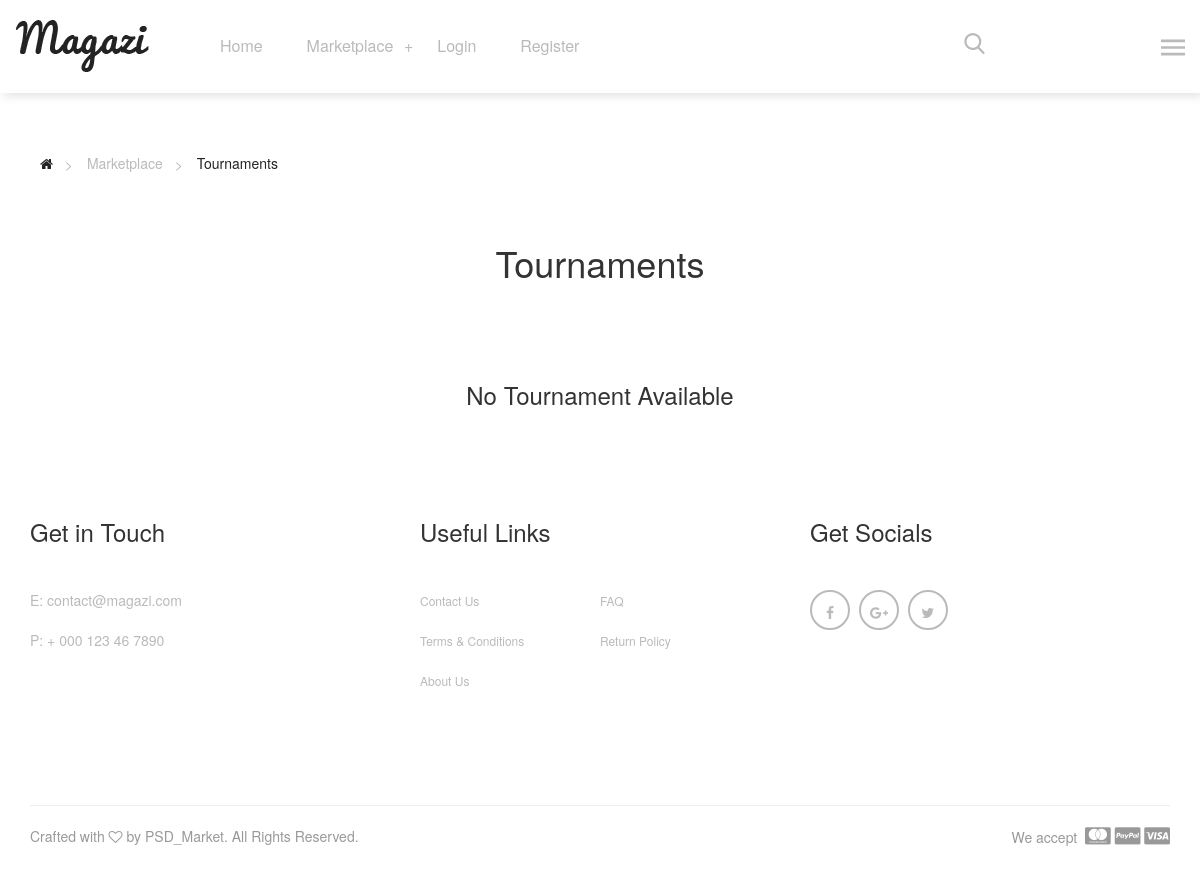
The page /tournaments on the database as committed earlier.
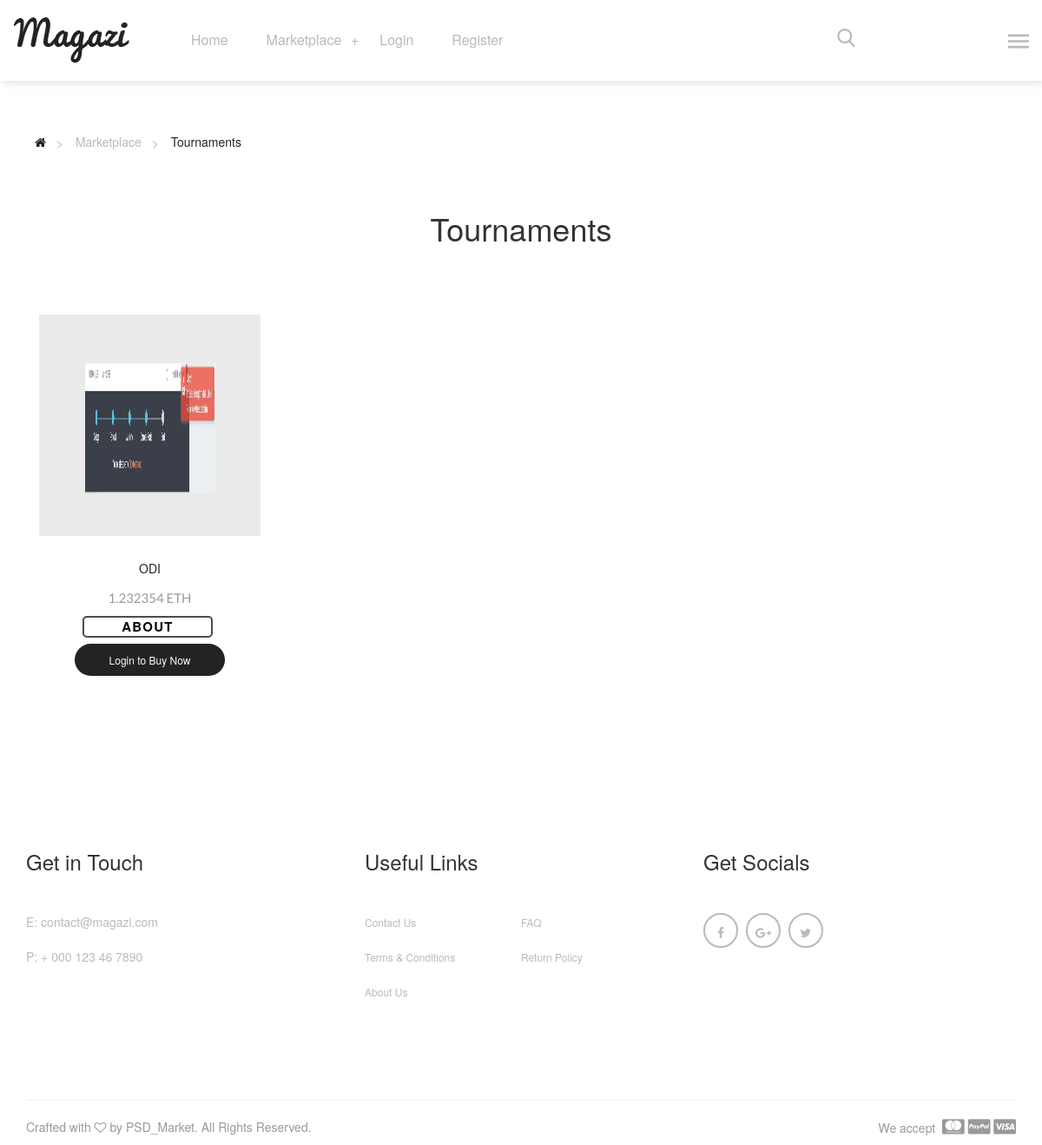
The same page on the database as committed later.
### website/models.py (models this page shows, shortened)
class Card(models.Model):
    name = models.CharField(max_length=100, null=False)
    description = models.TextField(max_length=3000)
    transactions = 0
    owner = models.ForeignKey(User, models.SET_NULL, blank=True, null=True)
    last_bid = models.FloatField(default=0)
    eth_id = models.IntegerField(null=True, blank=True, editable=False)
    image = models.ImageField(null=True, blank=True)
    icc_ranking = models.IntegerField(blank=True, null=True)
    country = models.CharField(max_length=100, null=True, blank=True)
    ipl_team = models.CharField(max_length=100, null=True, blank=True)
    CARD_TYPES = (
        ("Player", 'Player'),
        ("Owner", 'Owner'),
        ("Tournament", 'Tournament'),
        ("Board", 'Board'),
        ("Country", 'Country'),
        ("ICC", 'ICC'),
    )
    card_type = models.CharField(
        max_length=11,
        choices=CARD_TYPES,
        default="Player"
    )

### website/views.py (the view)
# urls.py: path('tournaments', views.marketplace_tournaments, name='tournaments'),
def marketplace_tournaments(request):
    all_tournaments = Card.objects.all().filter(card_type=text_s[2])
    return render(request, 'website/marketplace.html',
                  {'items': all_tournaments, 'text_s': text_s[2], 'text_p': text_p[2]})

### website/context_processors.py (called while the page is built)
def marketplace_items_context(request):
    return {
        'marketplace_items': marketplace_item_list,
        'multiplier': multiplier,
    }

### website/templatetags/custom_tags.py (called while the page is built)
@register.filter
def multiply(qty, unit_price):
    return float(qty) * float(unit_price)

### website/templates/website/marketplace.html (shortened to what this page needs)
{% extends 'website/base.html' %}
{% load staticfiles %}
{% load custom_tags %}
{% block content %}
    <main>
        <div class="magazi-pages-links margin-bottom-50">
            <div class="container">
                <ul>
                    <li><a href="#" title=""><i class="fa fa-home"></i></a></li>
                    <li><span>Marketplace</span></li>
                    <li><a href="{% url text_p|lower %}" title="">{{ text_p }}</a></li>
                </ul>
            </div>
        </div>
        <div class="magazi-section-title text-center margin-top-60 margin-bottom-70">
            <div class="container">
                <div class="row">
                    <div class="col-xs-12">
                        <h1>{{ text_p }}</h1>
                    </div>
                </div>
            </div>
        </div>
        <div class="magazi-list-view">
            <div class="container">
                <div class="tab-content">
                    <div class="tab-pane fade in active" id="colmnlist">
                        <div class="magazi-main-prodcts text-center">
                        {% if items %}
                            {% for item in items %}
                                <div class="col-md-3 col-sm-6 col-xs-6 full-wdth">
                                    <div class="magazi-product-inner margin-bottom-80">
                                        {% if item.image %}
                                            <div class="magazi-product-thumb">
                                                <img width="150" height="150" src="{{ item.image.url }}" alt="product-8">
                                                <a href="#" class="magazi-overlay"></a>
                                            </div>
                                        {% endif %}
                                        <div class="magazi-product-detail">
                                            <h1>
                                                <a href="#">{{ item.name }}</a>
                                            </h1>
                                            <p>
                                                <span>{{ item.last_bid }} ETH</span>
                                            </p>
                                            <div class="buy">
                                                <a style="list-style-type: none; color: black;" href="{% url text_s|lower item_id=item.id %}"><span>About</span></a>
                                            </div>
                                            {% if user.is_authenticated %}
                                                <div class="buy" id="buy_now{{ item.id }}">
                                                    <span style="color:#000;">Buy Now!</span>
                                                </div>
                                            {% else %}
                                                <a href="{% url 'login' %}" title="" class="adding-cart">Login to Buy Now</a>
                                            {% endif %}
                                        </div>
                                    </div>
                                </div>
                            {% endfor %}
                        {% else %}
                            <h3>No {{ text_s }} Available</h3>
                        {% endif %}
                        </div>
                    </div>
                </div>
            </div>
        </div>
    </main>
{% endblock %}

### website/templates/website/base.html (shortened to what this page needs)
{% load staticfiles %}
<!DOCTYPE html>
<html lang="en">
<head>
    <link rel="stylesheet" type="text/css" href="{% static "website/revolution/css/settings.css" %}">
    <link rel="stylesheet" type="text/css" href="{% static "website/revolution/css/navigation.css" %}">
    <link rel="stylesheet" type="text/css" href="{% static "website/assets/css/main.css" %}">
    <link rel="stylesheet" type="text/css" href="{% static "website/assets/css/bootstrap.min.css" %}">
    <link rel="stylesheet" type="text/css" href="{% static "website/assets/lib/slick/slick.css" %}">
    <link rel="stylesheet" type="text/css" href="{% static "website/assets/lib/slick/slick-theme.css" %}">
    <link rel="stylesheet" type="text/css" href="{% static "website/assets/css/responsive.css" %}">
    <link rel="stylesheet" type="text/css" href="https://maxcdn.bootstrapcdn.com/font-awesome/4.7.0/css/font-awesome.min.css">
</head>
<body data-spy="scroll" data-target="#main-nav" id="page-top">
    <header id="header" class="style1">
        <div class="header-bar">
            <div class="container-fluid">
                <div class="row">
                    <div class="col-lg-2 col-md-2 col-sm-4 col-xs-4 full-wdth">
                        <div class="magazi_logo">
                            <a href="#">
                                <img src="{% static "website/assets/img/logo.png" %}" alt="magazi-logo" class="img-responsive" />
                            </a>
                        </div>
                    </div>
                    <div class="col-lg-8 col-md-9 col-sm-4 col-xs-5 halff-wdth">
                        <div class="magazi-main-menu">
                            <ul class="magazi-menu list-none pull-left">
                                <li>
                                    <a href="{% url 'home' %}">Home</a>
                                </li>
                                <li>
                                    <a href="#">Marketplace</a>
                                </li>
                                {% if user.is_authenticated %}
                                <li>
                                    <a href="#">{{ user.username }}</a>
                                    <ul class="sub-menu">
                                        <li><a href="{% url 'logout' %}" title="">Logout</a></li>
                                        <li><a href="#" title="">Profile</a></li>
                                    </ul>
                                </li>
                                {% else %}
                                    <li>
                                        <a class="dls" href="{% url 'login' %}">Login</a>
                                    </li>
                                    <li>
                                        <a class="dls" href="{% url 'register' %}">Register</a>
                                    </li>
                                {% endif %}
                            </ul>
                            <ul class="magazi-menu-2 list-none pull-right">
                                <li>
                                    <a href="#" class="search-btnn">
                                    </a>
                                </li>
                            </ul>
                        </div>
                    </div>
                    <div class="col-lg-2 col-md-1 col-sm-4 col-xs-3 halff-wdth">
                        <div class="magazi_sm-menu">
                            <a href="#" class="menu-btn right">
                            </a>
                        </div>
                    </div>
                </div>
            </div>
        </div>
    </header>
    {% block content %}{% endblock %}
    <footer id="footer">
        <div class="footer-widget-container padding-top-100 padding-bottom-75">
            <div class="container">
                <div class="row">
                    <div class="col-md-4 col-sm-6 col-xs-12 widget">
                        <h3 class="widget-title">Get in Touch</h3>
                        <div class="widgettext">
                            <p><a href="emailto:contact@magazi.com">E: contact@magazi.com</a></p>
                            <p><a href="tel:+000123467890">P: + 000 123 46 7890</a></p>
                        </div>
                    </div>
                    <div class="col-md-4 col-sm-6 col-xs-12 widget widget-links">
                        <h3 class="widget-title">Useful Links</h3>
                        <div class="widget-links-container">
                            <ul class="widget-links-list list-none">
                                <li>
                                    <a href="#">Contact Us</a>
                                </li>
                                <li>
                                    <a href="#">FAQ</a>
                                </li>
                                <li>
                                    <a href="#">Terms & Conditions</a>
                                </li>
                                <li>
                                    <a href="#">Return Policy</a>
                                </li>
                                <li>
                                    <a href="#">About Us</a>
                                </li>
                            </ul>
                        </div>
                    </div>
                    <div class="col-md-4 col-sm-6 col-xs-12 widget">
                        <h3 class="widget-title">Get Socials</h3>
                        <div class="widgettext">
                           <ul class="magazi-social-icon list-none">
                               <li>
                                   <a href="#">
                                       <i class="fa fa-facebook"></i>
                                   </a>
                               </li>
                               <li>
                                   <a href="#">
                                       <i class="fa fa-google-plus"></i>
                                   </a>
                               </li>
                               <li>
                                   <a href="#">
                                       <i class="fa fa-twitter"></i>
                                   </a>
                               </li>
                           </ul>
                        </div>
                    </div>
                </div>
            </div>
        </div>
        <div class="footer-bottom-bar">
            <div class="container">
                <div class="row">
                    <div class="col-xs-12">
                        <hr class="bottom-inner" />
                    </div>
                    <div class="col-md-8 col-sm-8 col-xs-12">
                       <p class="credit_links">Crafted with <i class="fa fa-heart-o" aria-hidden="true"></i> by PSD_Market. All Rights Reserved.</p>
                    </div>
                    <div class="col-md-4 col-sm-4 col-xs-12 text-right">
                      <p>
                        We accept&nbsp;
                        <i class="fa fa-cc-mastercard" aria-hidden="true"></i>
                        <i class="fa fa-cc-paypal" aria-hidden="true"></i>
                        <i class="fa fa-cc-visa" aria-hidden="true"></i>
                      </p>
                    </div>
                </div>
            </div>
        </div>
    </footer>
</body>
</html>

### website/static/website/assets/css/responsive.css (style rules this page uses)
@media (max-width: 1200px) { .widget-links-list li a { font-size: 12px; } }
@media (max-width: 1200px) { .magazi-main-menu .magazi-menu li { margin-right: 30px; } }
@media (max-width: 1200px) { .magazi-main-menu > .magazi-menu > li > a { padding: 35px 5px; } }
@media (max-width: 1200px) { .magazi-main-menu .magazi-menu li.has-menu::before { right: -15px; } }

Rows that differ between the two databases and show on the page:
now on this page (row edited): Card: image (picture), name "ODI", last_bid "1.232354"
Other text that changed with them:
{{ text_s }}: "Tournament" → (not shown)
text no longer shown: "No Available"
